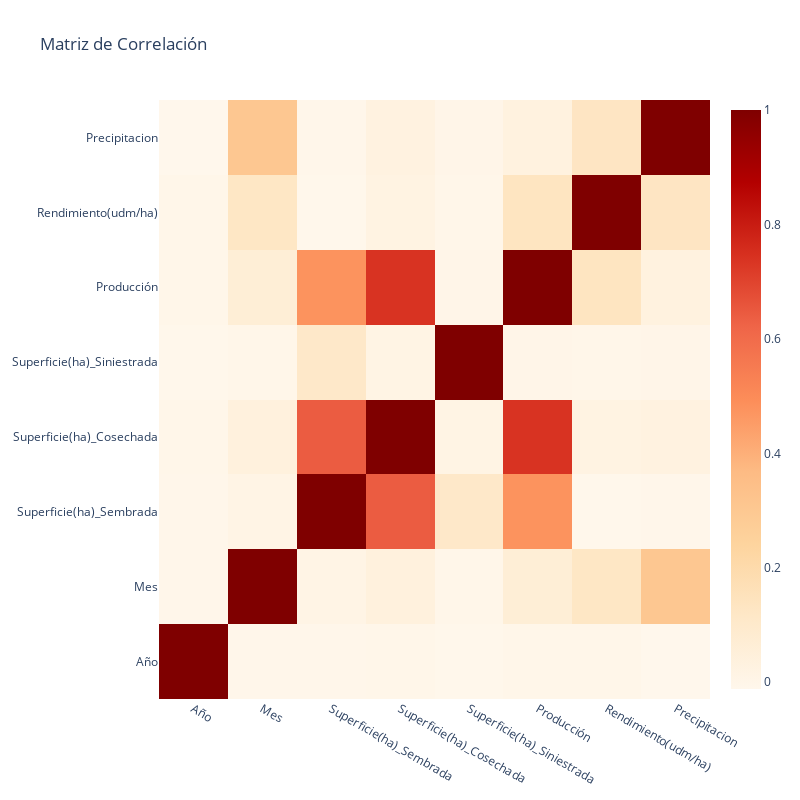

Notebook cell for this chart:
### Code cell
# Crear una matriz de correlación
correlation_matrix = eda.corr()

# Crear el heatmap con Plotly
fig = go.Figure(data=go.Heatmap(
        z=correlation_matrix.values,
        x=correlation_matrix.columns,
        y=correlation_matrix.columns,
        colorscale='OrRd'))

fig.update_layout(title='Matriz de Correlación',
                  width=800, height=800)

fig.show()

### Figure 1 — Plotly figure (JSON) as saved in the notebook; plotly's stock layout.template omitted (floating-point values rounded to 4 significant figures)
{"data": [{"colorscale": [[0, "rgb(255,247,236)"], [0.125, "rgb(254,232,200)"], [0.25, "rgb(253,212,158)"], [0.375, "rgb(253,187,132)"], [0.5, "rgb(252,141,89)"], [0.625, "rgb(239,101,72)"], [0.75, "rgb(215,48,31)"], [0.875, "rgb(179,0,0)"], [1, "rgb(127,0,0)"]], "type": "heatmap", "x": ["Año", "Mes", "Superficie(ha)_Sembrada", "Superficie(ha)_Cosechada", "Superficie(ha)_Siniestrada", "Producción", "Rendimiento(udm/ha)", "Precipitacion"], "y": ["Año", "Mes", "Superficie(ha)_Sembrada", "Superficie(ha)_Cosechada", "Superficie(ha)_Siniestrada", "Producción", "Rendimiento(udm/ha)", "Precipitacion"], "z": [[1, -0.003146, -0.006554, -0.003068, -0.009341, -0.002358, -0.001261, -0.01191], [-0.003146, 1, 0.01267, 0.04013, -0.0009301, 0.06708, 0.1237, 0.3046], [-0.006554, 0.01267, 1, 0.6413, 0.1123, 0.4786, -0.008421, -0.003438], [-0.003068, 0.04013, 0.6413, 1, 0.01653, 0.7392, 0.02307, 0.02972], [-0.009341, -0.0009301, 0.1123, 0.01653, 1, 0.003009, -0.0005643, 0.002918], [-0.002358, 0.06708, 0.4786, 0.7392, 0.003009, 1, 0.1357, 0.03225], [-0.001261, 0.1237, -0.008421, 0.02307, -0.0005643, 0.1357, 1, 0.131], [-0.01191, 0.3046, -0.003438, 0.02972, 0.002918, 0.03225, 0.131, 1]]}], "layout": {"height": 800, "title": {"text": "Matriz de Correlación"}, "width": 800}}
